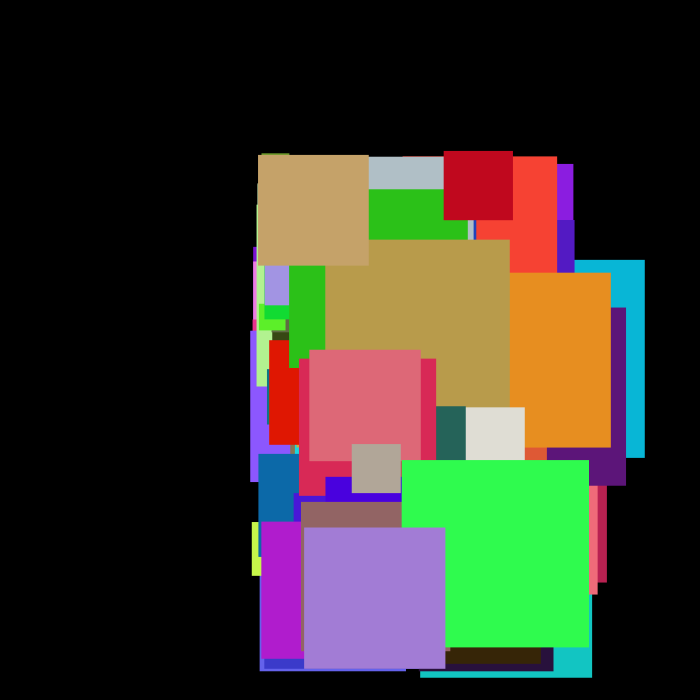
Frame 1 (no input)
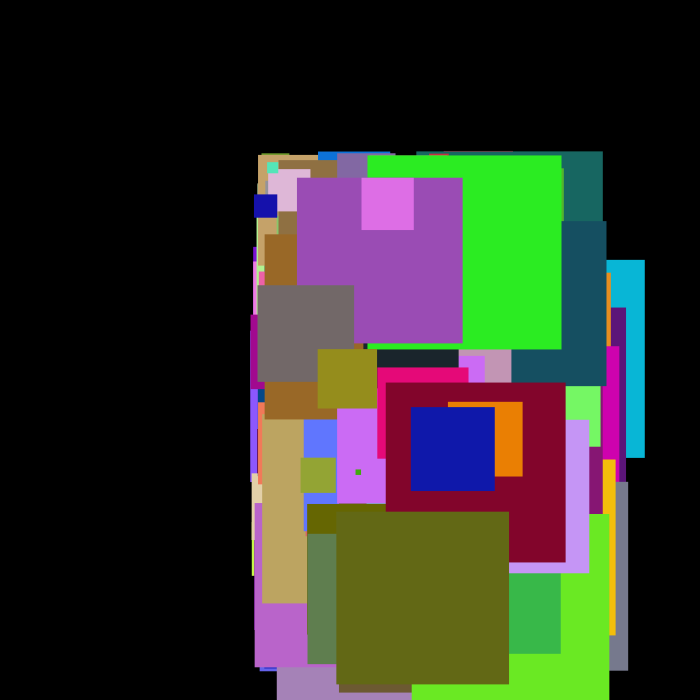
Frame 2 (the mouse pressed at the canvas centre, redrawn once)

The Processing sketch that drew these frames (run headless with seeded random() and noise(); the mouse was pressed at the canvas centre and the sketch redrawn once):

// Processing sketch: processing_58719
// ── processing_58719.pde

void setup () { // definiçao set up
  
  size (700, 700); // tamanho da janela
  background (0); // cor fundo janela
  smooth (); // suavizar elementos
  noLoop (); // manter imagem estatica
  
  lh = 100; // limite horizontal janela
  lv = 200; // limite vertical janela
  
}

float posX, posY; // variavel posiçao X e Y
float lado; // variavel lado
float r, g, b; // variavel cor

float lh, lv; // variavel limites horizontal e vertical 

void draw () { // definiçao elementos composiçao 

  for (int i = 0; i < 200; i = i + 1){ // a repetiçao varia entre os valores de 1 e 200
    
    posX = random (width/2 - lh, width/2 + lh); // variavel posiçao X
    posY = random (height/2 - lv, height/2 + lv); // variavel posiçao Y
    lado = random (5, 200); // variavel lado entre 5 e 200
    r = random (255); // variavel cor na escala de vermelho
    g = random (255);  // variavel cor na escala de verde
    b = random (255); // variavel cor na escala de vermelho
  
    noStroke (); // nao existe contorno 
    fill (r, g, b); // preenchimento
    rect ( posX, posY, lado, lado); // posiçao quadrado 
  }

}  
